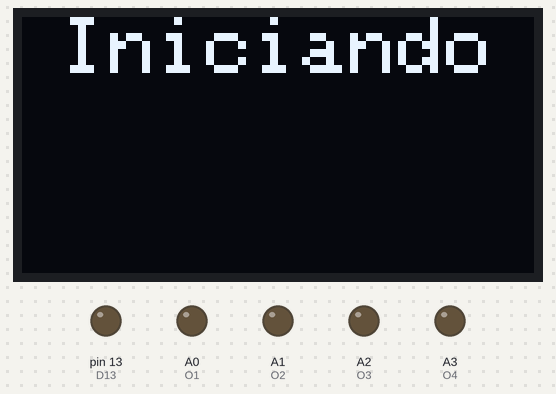
A sketch run on a simulated Arduino Nano, built with avr-gcc and run on an emulated ATmega328P. On the bench: 128×64 one-colour display, output pins drawn as LEDs (lit = HIGH). The display library's start-up logo is not drawn; the local clock reads 2024-03-15 10:24:30 at power-on unless the sketch sets it; what the sketch prints to the serial monitor is not drawn.

Above: at 0.1 s.
At 1.2 s:
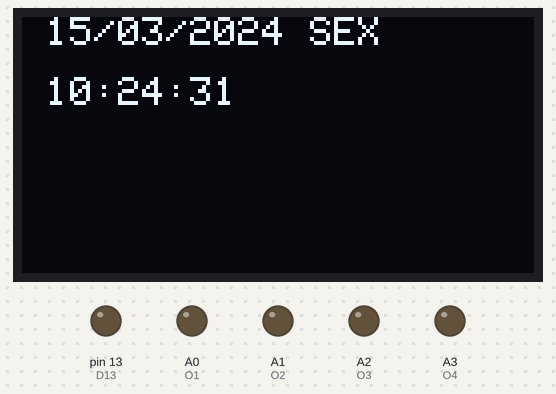
At 19.2 s:
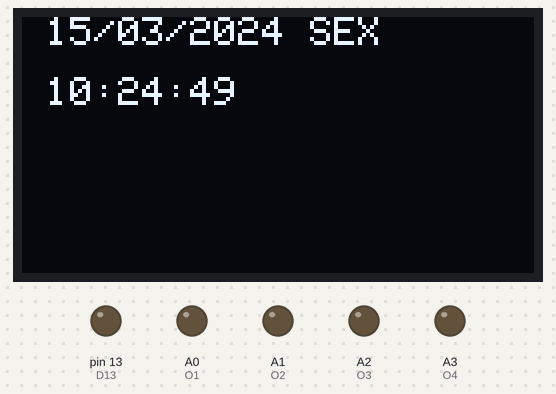
At 38.2 s:
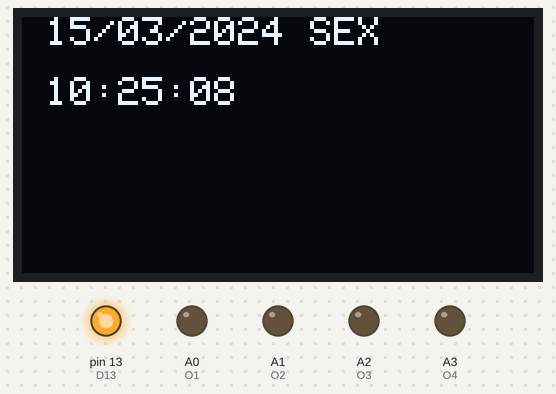
Timing chart, 0 to 40.0 s (numbered marks = the images above):
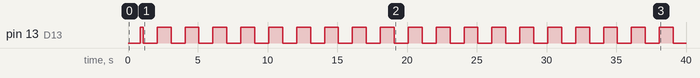

Measured:
- by itself, pin 13 (D13): repeats every 2.0 s: LOW 1.0 s, HIGH 1.0 s
- what the display in image 0 shows lasts 0.8 s, from 0.1 s to 0.9 s
- what the display in image 1 shows lasts 1.0 s, from 1.1 s to 2.1 s

The sketch:

4.relogio_mega.pdf.ino
```cpp
#include <SPI.h>
#include <Wire.h>
#include <Adafruit_GFX.h>
#include <Adafruit_SSD1306.h>
#include <Ds1302.h>

#define SCREEN_WIDTH 128 // OLED display width, in pixels
#define SCREEN_HEIGHT 64 // OLED display height, in pixels

#define D2 2
#define D3 3
#define D4 4
#define D5 5
#define D6 6
#define D7 7
#define D8 8
#define D9 9
#define D10 10
#define D11 11
#define D12 12
#define D13 13

// Declaration for an SSD1306 display connected to I2C (SDA, SCL pins)
// The pins for I2C are defined by the Wire-library.
// On an arduino UNO:       A4(SDA), A5(SCL)
// On an arduino MEGA 2560: 20(SDA), 21(SCL)
// On an arduino LEONARDO:   2(SDA),  3(SCL), ...
#define OLED_RESET     -1 // Reset pin # (or -1 if sharing Arduino reset pin)
#define SCREEN_ADDRESS 0x3C ///< See datasheet for Address; 0x3D for 128x64, 0x3C for 128x32
Adafruit_SSD1306 display(SCREEN_WIDTH, SCREEN_HEIGHT, &Wire, OLED_RESET);

// Atribuição dos pinos do Display
/*uint8_t lcdRS = D8;
uint8_t lcdE = D9;
uint8_t lcdDB4 = D4;
uint8_t lcdDB5 = D5;
uint8_t lcdDB6 = D6;
uint8_t lcdDB7 = D7;
*/
// Atribuição dos pinos do RTC
uint8_t rtcRST = D4;
uint8_t rtcIO = D3;
uint8_t rtcSCLK = D2 ;

// Atribuição dos pinos dos botões
uint8_t btnMode = A4;
uint8_t btnUp = A5;
uint8_t btnDown = A6;
uint8_t btnSet = A7;

// Atribuição dos pinos de saída
uint8_t O1 = A0;
uint8_t O2 = A1;
uint8_t O3 = A2;
uint8_t O4 = A3;

// pinos LCD (RS, E, DB4, DB5, DB6, DB7)
//LiquidCrystal lcd (lcdRS, lcdE, lcdDB4, lcdDB5, lcdDB6, lcdDB7);
// instanciar RTC
Ds1302 rtc (rtcRST, rtcSCLK, rtcIO);

// Variáveis para uso do programa
uint8_t menu_principal = 0;
uint8_t menu_estado = 1;
uint8_t cursor = 0;
uint8_t evento_editar = 0xFF;
// Variáveis de datas
uint8_t ano = 0;
uint8_t mes = 0;
uint8_t dia = 0;
uint8_t sem = 0;
uint8_t hor = 0;
uint8_t min = 0;
uint8_t seg = 0;

//Flag para interrupção
volatile bool flag_updt = false;

ISR(TIMER1_OVF_vect){
  TCNT1 = 0xC2F7; //Reinicia o timer com valor para que o estouro ocorra em 1 segundo
                // 65536 - (16MHz / 1024 / 1Hz) = 49911 = 0xC2F7
  flag_updt = true;
}

//Buffers para escrever nas linhas do display
char ultima_hora[17] = "";
char data[17] = "";
char hora[17] = "";
char d[17] = "";
char h[17] = "";

//Menus
void menuPrincipal(){}

// Menu onde se exibe o relógio
void menuRelogio(){

  // Linha 0 --> Data
  sprintf(data, " %02d/%02d/20%02d", dia, mes, ano);

  //Acrescenta o dia da semana
  switch(sem) {
    case 1: strcat(data, " SEG"); break;
    case 2: strcat(data, " TER"); break;
    case 3: strcat(data, " QUA"); break;
    case 4: strcat(data, " QUI"); break;
    case 5: strcat(data, " SEX"); break;
    case 6: strcat(data, " SAB"); break;
    case 7: strcat(data, " DOM"); break;
  }

  sprintf(hora, " %02d:%02d:%02d ", hor, min, seg);

  if (strcmp(ultima_hora, hora) != 0) { //Só atualiza se mudar
    /*lcd.setCursor(0, 1);
    lcd.print("                "); // Limpa a linha (16 espaços)
    lcd.setCursor(0, 1);
    lcd.print(hora);*/
    display.clearDisplay();
    display.setTextSize(1);
    display.setTextColor(SSD1306_WHITE);
    display.setCursor(0, 0);
    display.println(data);
    display.setCursor(0, 15);
    display.println(hora);
    display.display();
    strcpy(ultima_hora, hora);
  }
}

void menuAgendamentos(){}
void menuCriarAgendamento(){}
void menuAjustarRelogio(){}

void setDate(){
  Serial.println("Relógio sendo configurado");
  Ds1302::DateTime dt = {
    .year = 25,
    .month = Ds1302::MONTH_SEP,
    .day = 26,
    .hour = 17,
    .minute = 2,
    .second = 0,
    .dow = Ds1302::DOW_THU
  };
  rtc.setDateTime(&dt);
}

void setup() {
//pinModes
// Atribuição dos pinos dos botões
  pinMode(btnMode, INPUT);
  pinMode(btnUp, INPUT);
  pinMode(btnDown, INPUT);
  pinMode(btnSet, INPUT);
//Atribuição das saídas
  pinMode(O1, OUTPUT);
  pinMode(O2, OUTPUT);
  pinMode(O3, OUTPUT);
  pinMode(O4, OUTPUT);
  pinMode(D13, OUTPUT);
//Escrita de nível baixo nas saídas
  digitalWrite(O1, LOW);
  digitalWrite(O2, LOW);
  digitalWrite(O3, LOW);
  digitalWrite(O4, LOW);
//Serial Debug
  Serial.begin(9600);
  Serial.println(F("Conectando"));
//LCD setup
/*  lcd.begin(16, 2);
  lcd.clear();*/

//RTC setup
  rtc.init();
  //rtc.halt();

  //if (rtc.isHalted()){setDate();}

  /*lcd.setCursor(0, 0);
  lcd.print("Iniciando...");*/

  if(!display.begin(SSD1306_SWITCHCAPVCC, SCREEN_ADDRESS)) {
    Serial.println(F("SSD1306 allocation failed"));
    for(;;); // Don't proceed, loop forever
  }

  display.display();

  display.clearDisplay();
  display.setTextSize(2);
  display.setTextColor(SSD1306_WHITE);
  display.setCursor(10, 0);
  display.println(F("Iniciando"));
  display.display();      // Show initial text

//Configuração do TIMER1 para interrupção
  TCCR1A = 0; //Configra timer para operação normal. Pinos OC1A e OC1B desconectados
  TCCR1B = 0; //Limpa o Registrador

  TCCR1B |= (1 << CS10) | (1 << CS12); //Configura prescaler para 1024: CS12 = 1 e CS10 = 1

  TCNT1 = 0xC2F7; //Inicia o timer com valor para que o estouro ocorra em 1 segundo
                  // 65536 - (16MHz / 1024 / 1Hz) = 49911 = 0xC2F7
  TIMSK1 |= (1 << TOIE1); // Habilita a interrupção do TIMER1

  delay(800);
}

void loop() {

// Atualização das variaveis de tempo
  if (flag_updt)
  {
    flag_updt = false;
    Ds1302::DateTime now;
    rtc.getDateTime(&now);

    ano = now.year;
    mes = now.month;
    dia = now.day;
    sem = now.dow;
    hor = now.hour;
    min = now.minute;
    seg = now.second;


    sprintf(d, " %02d/%02d/20%02d", dia, mes, ano);
    sprintf(h, " %02d:%02d:%02d", hor, min, seg);
    Serial.println(d);
    Serial.println(h);
    Serial.println("");

    digitalWrite(D13, digitalRead(D13) ^ 1);
  }

//Exibição do Menu corrente

  switch (menu_estado) {
    case 0: menuPrincipal(); break;
    case 1: menuRelogio(); break;
    case 2: menuAgendamentos(); break;
    case 3: menuCriarAgendamento(); break;
    case 4: menuAjustarRelogio(); break;
  }
}
```
